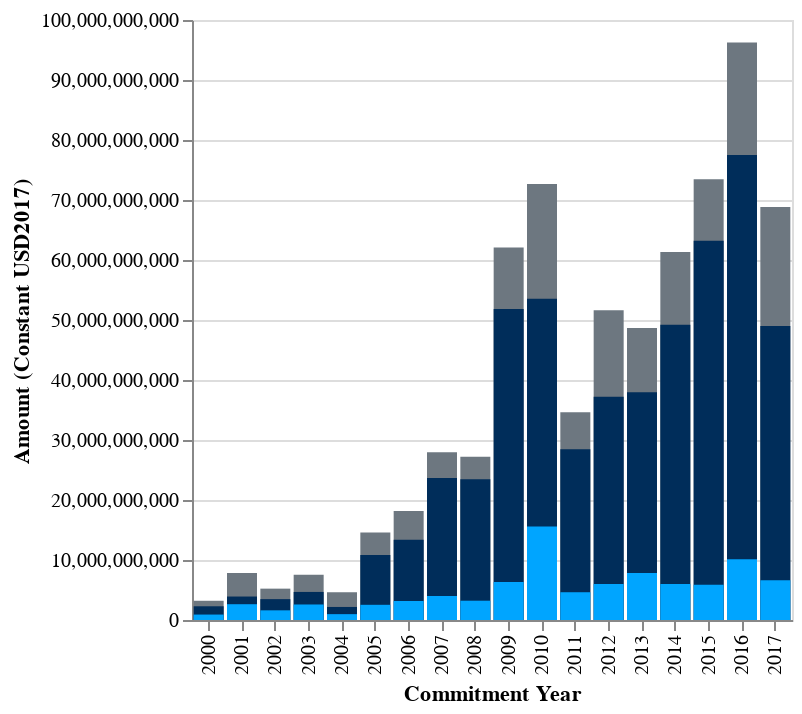

This figure's notebook cell:
### Code cell
Chinese_all_devC=alt.Chart(overview_allC).mark_bar(color='#6D7780').encode(
    x='Commitment Year:N',
    y='Amount (Constant USD2017)'
)
Chinese_oof_africa=alt.Chart(overview_allC_OOF).mark_bar(color='#002D5A').encode(
    x='Commitment Year:N',
    y='Amount (Constant USD2017)'
)
Chinese_oda_africa=alt.Chart(overview_allC_ODA).mark_bar(color='#00A5FF').encode(
    x='Commitment Year:N',
    y='Amount (Constant USD2017)'
)

layered_chinese = alt.layer(Chinese_all_devC,  Chinese_oof_africa, Chinese_oda_africa)

layered_chinese.properties(width = 300)

### Figure 1 — Vega-Lite specification as saved in the notebook (floating-point values rounded to 4 significant figures)
{"config": {"view": {"continuousWidth": 400, "continuousHeight": 300}}, "layer": [{"data": {"name": "data-c15b1aff2667249fc4899568ee9ae781"}, "mark": {"type": "bar", "color": "#6D7780"}, "encoding": {"x": {"type": "nominal", "field": "Commitment Year"}, "y": {"type": "quantitative", "field": "Amount (Constant USD2017)"}}}, {"data": {"name": "data-908c57546078402532bbed5dbcae37d3"}, "mark": {"type": "bar", "color": "#002D5A"}, "encoding": {"x": {"type": "nominal", "field": "Commitment Year"}, "y": {"type": "quantitative", "field": "Amount (Constant USD2017)"}}}, {"data": {"name": "data-dfc407ede8219d28864cf755f9e9cd5c"}, "mark": {"type": "bar", "color": "#00A5FF"}, "encoding": {"x": {"type": "nominal", "field": "Commitment Year"}, "y": {"type": "quantitative", "field": "Amount (Constant USD2017)"}}}], "width": 300, "$schema": "https://vega.github.io/schema/vega-lite/v4.8.1.json", "datasets": {"data-c15b1aff2667249fc4899568ee9ae781": [{"Commitment Year": 2000, "Amount (Constant USD2017)": 3206000000.0}, {"Commitment Year": 2001, "Amount (Constant USD2017)": 7814000000.0}, {"Commitment Year": 2002, "Amount (Constant USD2017)": 5226000000.0}, {"Commitment Year": 2003, "Amount (Constant USD2017)": 7528000000.0}, {"Commitment Year": 2004, "Amount (Constant USD2017)": 4626000000.0}, {"Commitment Year": 2005, "Amount (Constant USD2017)": 14560000000.0}, {"Commitment Year": 2006, "Amount (Constant USD2017)": 18180000000.0}, {"Commitment Year": 2007, "Amount (Constant USD2017)": 27950000000.0}, {"Commitment Year": 2008, "Amount (Constant USD2017)": 27210000000.0}, {"Commitment Year": 2009, "Amount (Constant USD2017)": 62100000000.0}, {"Commitment Year": 2010, "Amount (Constant USD2017)": 72650000000.0}, {"Commitment Year": 2011, "Amount (Constant USD2017)": 34640000000.0}, {"Commitment Year": 2012, "Amount (Constant USD2017)": 51630000000.0}, {"Commitment Year": 2013, "Amount (Constant USD2017)": 48660000000.0}, {"Commitment Year": 2014, "Amount (Constant USD2017)": 61320000000.0}, {"Commitment Year": 2015, "Amount (Constant USD2017)": 73440000000.0}, {"Commitment Year": 2016, "Amount (Constant USD2017)": 96240000000.0}, {"Commitment Year": 2017, "Amount (Constant USD2017)": 68840000000.0}], "data-908c57546078402532bbed5dbcae37d3": [{"Commitment Year": 2000, "Amount (Constant USD2017)": 2288000000.0}, {"Commitment Year": 2001, "Amount (Constant USD2017)": 3912000000.0}, {"Commitment Year": 2002, "Amount (Constant USD2017)": 3478000000.0}, {"Commitment Year": 2003, "Amount (Constant USD2017)": 4678000000.0}, {"Commitment Year": 2004, "Amount (Constant USD2017)": 2174000000.0}, {"Commitment Year": 2005, "Amount (Constant USD2017)": 10830000000.0}, {"Commitment Year": 2006, "Amount (Constant USD2017)": 13360000000.0}, {"Commitment Year": 2007, "Amount (Constant USD2017)": 23680000000.0}, {"Commitment Year": 2008, "Amount (Constant USD2017)": 23450000000.0}, {"Commitment Year": 2009, "Amount (Constant USD2017)": 51850000000.0}, {"Commitment Year": 2010, "Amount (Constant USD2017)": 53560000000.0}, {"Commitment Year": 2011, "Amount (Constant USD2017)": 28480000000.0}, {"Commitment Year": 2012, "Amount (Constant USD2017)": 37210000000.0}, {"Commitment Year": 2013, "Amount (Constant USD2017)": 37960000000.0}, {"Commitment Year": 2014, "Amount (Constant USD2017)": 49220000000.0}, {"Commitment Year": 2015, "Amount (Constant USD2017)": 63220000000.0}, {"Commitment Year": 2016, "Amount (Constant USD2017)": 77510000000.0}, {"Commitment Year": 2017, "Amount (Constant USD2017)": 48980000000.0}], "data-dfc407ede8219d28864cf755f9e9cd5c": [{"Commitment Year": 2000, "Amount (Constant USD2017)": 906900000.0}, {"Commitment Year": 2001, "Amount (Constant USD2017)": 2633000000.0}, {"Commitment Year": 2002, "Amount (Constant USD2017)": 1612000000.0}, {"Commitment Year": 2003, "Amount (Constant USD2017)": 2586000000.0}, {"Commitment Year": 2004, "Amount (Constant USD2017)": 976500000.0}, {"Commitment Year": 2005, "Amount (Constant USD2017)": 2532000000.0}, {"Commitment Year": 2006, "Amount (Constant USD2017)": 3163000000.0}, {"Commitment Year": 2007, "Amount (Constant USD2017)": 3999000000.0}, {"Commitment Year": 2008, "Amount (Constant USD2017)": 3217000000.0}, {"Commitment Year": 2009, "Amount (Constant USD2017)": 6341000000.0}, {"Commitment Year": 2010, "Amount (Constant USD2017)": 15580000000.0}, {"Commitment Year": 2011, "Amount (Constant USD2017)": 4629000000.0}, {"Commitment Year": 2012, "Amount (Constant USD2017)": 6003000000.0}, {"Commitment Year": 2013, "Amount (Constant USD2017)": 7831000000.0}, {"Commitment Year": 2014, "Amount (Constant USD2017)": 5999000000.0}, {"Commitment Year": 2015, "Amount (Constant USD2017)": 5863000000.0}, {"Commitment Year": 2016, "Amount (Constant USD2017)": 10130000000.0}, {"Commitment Year": 2017, "Amount (Constant USD2017)": 6632000000.0}]}}
